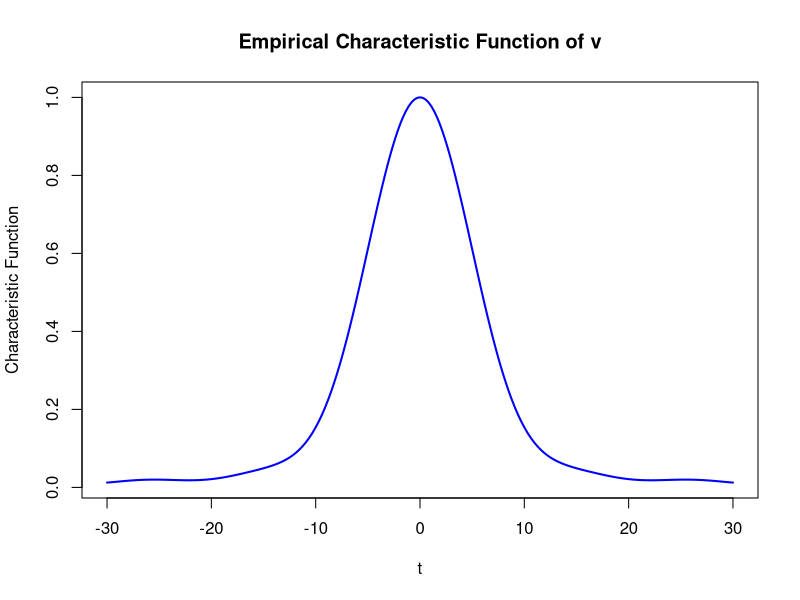
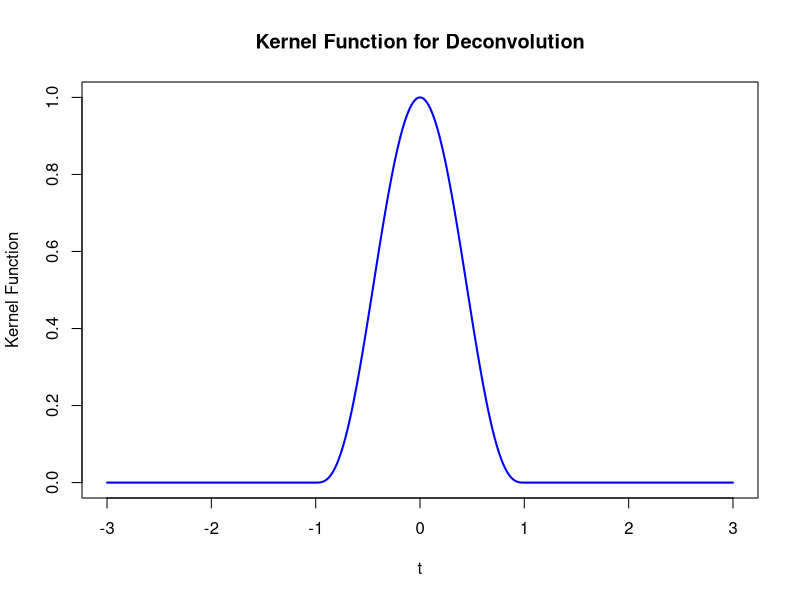
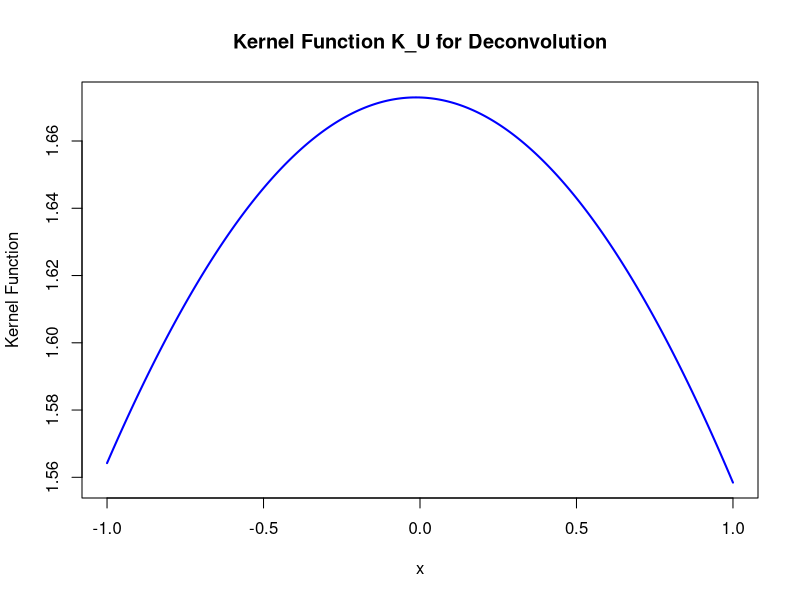

Generate these figures, in order, with R: (Note: this script raises an error after producing the figures.)
# %% Simular datos
set.seed(123)
n_v <- 1000
n_eps <- 500
eps <- rnorm(n_v, mean = 0, sd = 0.2)  # Variable epsilon
e <- rnorm(n_v, mean = 0.5, sd = 0.5)   # Variable e
v <-  eps + e  # Observaciones de v
gauss_hermite <- statmod::gauss.quad(20, "hermite")  # Cuadratura de Gauss-Hermite
gauss_legendre <- statmod::gauss.quad(20, "legendre")  # Cuadratura de Gauss-Legendre
eps_obs <- sample(eps, n_eps, replace = TRUE)


# %% Empirical characteristic function -----------------

varphi <- function(t, x) {
    # Función característica empírica
    vec <- sapply(
        t,
        function(t_i) {
            mean(
                exp(1i * t_i * x),
                na.rm = TRUE
            )   
        }
    )
    return(vec)
}

# varphi(100, fs_list[[1]]$data$epsilon)
varphi(1:100, eps)
curve(varphi(x, eps), from = -30, to = 30, n = 2048, col = "blue", lwd = 2,
      xlab = "t", ylab = "Characteristic Function", main = "Empirical Characteristic Function of v")
varphi_K <- function(t, kernel = "normal", kappa = 2) {

    k <- switch(
        kernel,
        "normal" = exp(-t^2/2),
        "sinc" = ifelse(abs(t) <= 1, 1, 0),
        "k2" = ifelse(abs(t) <= 1, (1 - t^2)^3, 0),
        "lutkenoner" = ifelse(abs(t) <= 1, (cos(pi*t/2))^kappa, 0)
    )

    return(k)
}

varphi_K(1, kernel = "normal")
curve(varphi_K(x, kernel = "k2"), from = -3, to = 3, n = 2048, col = "blue", lwd = 2,
      xlab = "t", ylab = "Kernel Function", main = "Kernel Function for Deconvolution")


K_U <- function(x, v, u, h, kernel = "normal", kappa = 2, quad = "hermite") {
    out <- switch(
        quad,
        "hermite" = gauss_hermite,
        "legendre" = gauss_legendre
    )
    m <- length(u)
    vec <- sapply(
        x,
        function(x_i) {
            aux <- function(t) {
                exp(-1i * x_i * t) * varphi_K(t, kernel, kappa) * ifelse(abs(varphi(t/h, u))>=1/sqrt(m) ,1 ,0 )/ varphi(t/h, u)
            }
            # cat("aux dim:", length(aux(gauss_hermite$nodes)), "\n")
            int <- sum(aux(out$nodes) * out$weights * ifelse(quad=="hermite", exp(gauss_hermite$nodes^2), 1))
            return(int / 2 * pi)
        }
    )
    return(vec)
}
K_U(0:3, v, eps, h = bw.nrd0(v), kernel = "k2", quad = "legendre")
curve(K_U(x, v, eps, h = bw.nrd0(v), kernel = "k2", quad = "legendre"), from = -1, to = 1, n = 512, col = "blue", lwd = 2,
      xlab = "x", ylab = "Kernel Function", main = "Kernel Function K_U for Deconvolution")
# K_U(1,fs_list[[1]]$data$epsilon |> na.omit(), h = bw.nrd0(fs_list[[1]]$data$epsilon |> na.omit()), kernel = "lutkenoner")

f_x <- function(x, x_star, u, bw = "nrd0", kernel = "normal", kappa = 2) {
    
    h <- switch(
        bw,
        "nrd0" = bw.nrd0(x_star),
        "nrd" = bw.nrd(x_star),
        "SJ-ste" = bw.SJ(x_star, method = "ste"),
        "SJ-dpi" = bw.SJ(x_star, method = "dpi"),
        "ucv" = bw.ucv(x_star),
        "bcv" = bw.bcv(x_star)
    )
    f_list <- parallel::mclapply(
        x,
        function(x_i) {
            p <- (x_i - x_star) / h
            # Estimación de la densidad de x
            aux <- sum(Re(K_U(p, x_star, u, h, kernel, kappa, "legendre"))) / (length(x_star) * h)
            return(pmax.int(0,aux))
        },
        mc.cores = parallel::detectCores() - 2
    )
    f_vec <- do.call(rbind, f_list) |> as.vector()
    return(f_vec)

    # p <- (x - x_star) / h
    # # Estimación de la densidad de x
    # aux <- sum(Re(K_U(p, u, h, kernel, kappa))) / (length(x_star) * h)
    # return(aux)
}

f_x(1:10, v, eps, bw = "nrd0", kernel = "k2")

curve(f_x(x, v, eps, bw = "nrd0", kernel = "k2"), from = -3, to = 3, n = 512, col = "blue", lwd = 2,
      xlab = "x", ylab = "Density", main = "Estimated Density of x")
lines(density(e, n = 512), col = "red", lty = 2)  # Original density of e
# TODO
# - Looks like it needs a normalization factor. It looks like it matches the mean and maybe the variance
# - Change bw functions. Use the ones from `deconvlution` package

f_x(-1, fs_list[[1]]$data$cal_V |> na.omit(), fs_list[[1]]$data$epsilon |> na.omit(), bw = "nrd0", kernel = "lutkenoner")



# %% Deconvolution using fft() in R AI ------------------

# %% stimar las densidades
dens_v <- density(v, n = 2048)  # PDF de v
dens_eps <- density(eps_obs, n = 2048)  # PDF de epsilon


# %% Transformar al dominio de Fourier
F_v <- fft(dens_v$y, inverse = TRUE)
F_eps <- fft(dens_eps$y, inverse = TRUE)
 # Did not work , getting negative values
# Deconvolución en el dominio de Fourier
F_e <- F_v / F_eps

# Transformar de vuelta al dominio original
f_e <- Re(fft(F_e, inverse = FALSE)) / length(F_e)

# %% Graficar la densidad estimada de e
plot(density(f_e, n= 2048), type = "l", col = "blue", lwd = 2,
     xlab = "e", ylab = "Density", main = "Deconvolved Density of e")
plot(density(e, n = 2048), col = "red", lty = 2)  # Original density of e
lines(dens_eps$x, dens_eps$y, col = "red", lwd = 2)
lines(dens_v$x, dens_v$y, col = "green", lwd = 2)
legend("topright", legend = c("Deconvolved Density of e", "Density of epsilon", "Density of v"),
       col = c("blue", "red", "green"), lwd = 2)